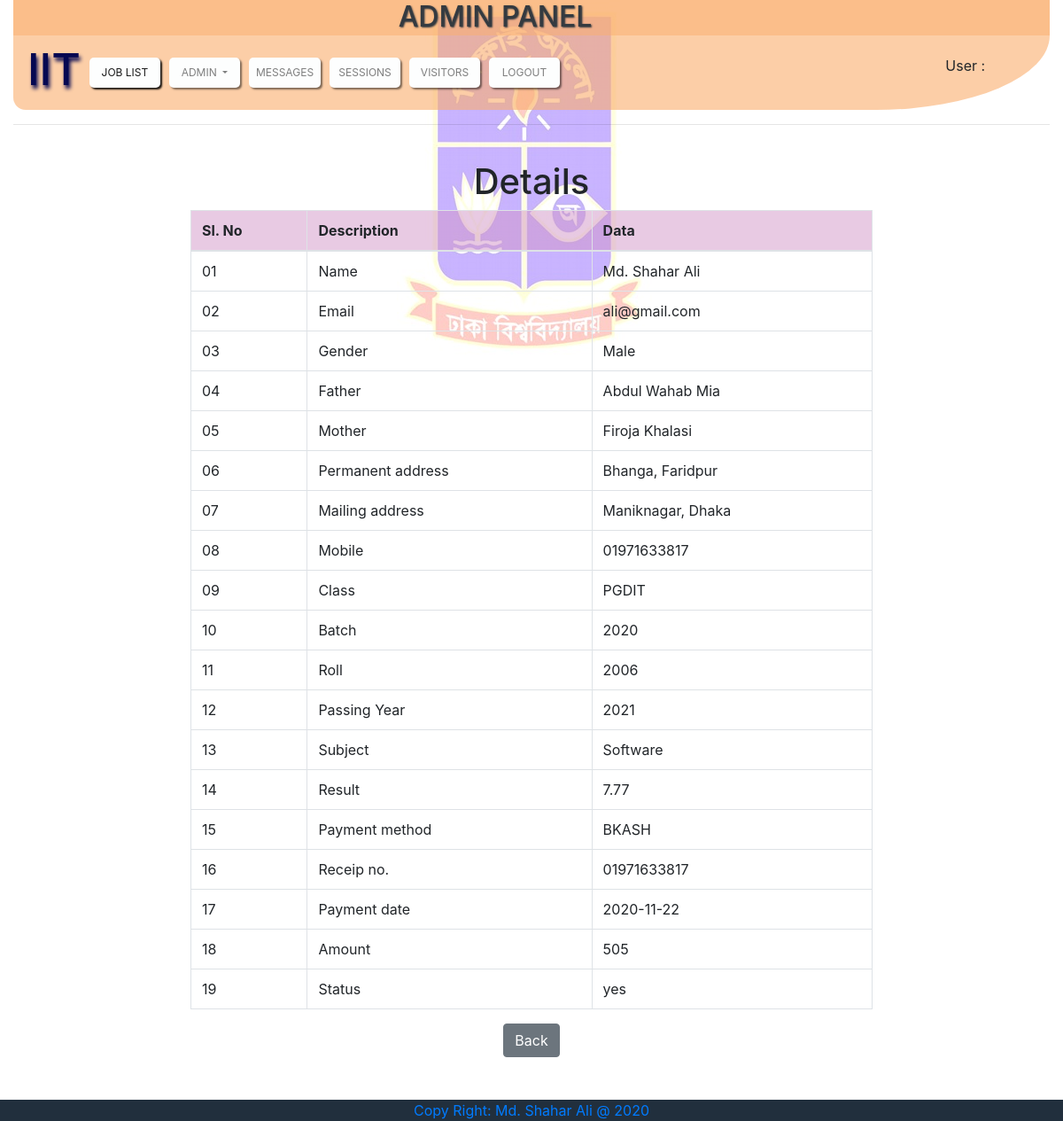
/admin/view_testimonial.php?test_id=1 (signed in), run on the app's committed database.
### tables this page shows
CREATE TABLE `tbl_testimonial` (
  `test_id` int(11) NOT NULL,
  `stu_id` int(11) NOT NULL,
  `class` varchar(100) NOT NULL,
  `batch` int(4) NOT NULL,
  `roll` int(10) NOT NULL,
  `pyear` int(4) NOT NULL,
  `subject` varchar(100) NOT NULL,
  `result` float NOT NULL,
  `payment_method` varchar(100) NOT NULL,
  `receip_no` varchar(100) NOT NULL,
  `payment_date` date NOT NULL,
  `amount` int(11) NOT NULL,
  `status` varchar(10) NOT NULL,
  `testimonial_date` timestamp NOT NULL DEFAULT CURRENT_TIMESTAMP,
  `prepared_by` varchar(100) NOT NULL
);

CREATE TABLE `tbl_student` (
  `stu_id` int(11) NOT NULL,
  `name` varchar(100) NOT NULL,
  `email` varchar(255) NOT NULL,
  `password` varchar(255) NOT NULL,
  `gender` varchar(6) NOT NULL,
  `father` varchar(100) NOT NULL,
  `mother` varchar(100) NOT NULL,
  `paddress` varchar(255) NOT NULL,
  `maddress` varchar(255) NOT NULL,
  `mobile` varchar(11) NOT NULL,
  `date_applicaiton` timestamp NOT NULL DEFAULT CURRENT_TIMESTAMP,
  `position` varchar(10) NOT NULL
);

### lib/Database.php (called while the page is built, shortened)
<?php
Class Database{
	public $host   = "localhost";
	public $user   = "root";
	public $pass   = "";
	public $dbname = "iit_du";
	public $link;
	private function connectDB(){
	$this->link = new mysqli($this->host, $this->user, $this->pass, $this->dbname);
 }
	public function select($query){
		$result = $this->link->query($query) or die($this->link->error.__LINE__);
		if($result->num_rows > 0){
			return $result;
		} else {
			return false;
		}
	}
}

### admin/view_testimonial.php (the view, shortened to what this page needs)
<?php include 'admin_lib/header.php'; ?>
<hr style="color: black">
<br>
<h1 id="change">Details</h1>
<div class="row">
  <div class="col-sm-2"></div>
  <div class="col-sm-8">
<table class="table table-bordered">
  <thead>
      <tr>
      <th scope="col">Sl. No</th>
      <th scope="col">Description</th>
      <th scope="col">Data</th>
      </tr>
  </thead>
   <tbody>
  <?php
if(isset($_GET['test_id'])){
  $test_id = $_GET['test_id'];
$query = "SELECT * FROM tbl_student INNER JOIN tbl_testimonial ON tbl_student.stu_id = tbl_testimonial.stu_id WHERE tbl_testimonial.test_id ='$test_id'";
$data = $db->select($query);
if($data){
  while ($rows = $data->fetch_assoc()) {
   echo '<tr>
      <td scope="col">01</td>
      <td scope="col">Name</td>
      <td>'.$rows['name'].'</td>
    </tr>
    <tr>
      <td scope="col">02</td>
      <td scope="col">Email</td>
      <td>'.$rows['email'].'</td>
    </tr>
    <tr>
      <td scope="col">03</td>
      <td scope="col">Gender</td>
      <td>'.$rows['gender'].'</td>
    </tr>
    <tr>
      <td scope="col">04</td>
      <td scope="col">Father</td>
      <td>'.$rows['father'].'</td>
    </tr>
    <tr>
      <td scope="col">05</td>
      <td scope="col">Mother</td>
      <td>'.$rows['mother'].'</td>
    </tr>
    <tr>
      <td scope="col">06</td>
      <td scope="col">Permanent address</td>
      <td>'.$rows['paddress'].'</td>
    </tr>
    <tr>
      <td scope="col">07</td>
      <td scope="col">Mailing address</td>
      <td>'.$rows['maddress'].'</td>
    </tr>
    <tr>
      <td scope="col">08</td>
      <td scope="col">Mobile </td>
      <td>'.$rows['mobile'].'</td>
    </tr>
    <tr>
      <td scope="col">09</td>
      <td scope="col">Class </td>
      <td>'.$rows['class'].'</td>
    </tr>
    <tr>
      <td scope="col">10</td>
      <td scope="col">Batch </td>
      <td>'.$rows['batch'].'</td>
    </tr>
    <tr>
      <td scope="col">11</td>
      <td scope="col">Roll </td>
      <td>'.$rows['roll'].'</td>
    </tr>
    <tr>
      <td scope="col">12</td>
      <td scope="col">Passing Year </td>
      <td>'.$rows['pyear'].'</td>
    </tr>
    <tr>
      <td scope="col">13</td>
      <td scope="col">Subject </td>
      <td>'.$rows['subject'].'</td>
    </tr>
    <tr>
      <td scope="col">14</td>
      <td scope="col">Result </td>
      <td>'.$rows['result'].'</td>
    </tr>
    <tr>
      <td scope="col">15</td>
      <td scope="col">Payment method </td>
      <td>'.$rows['payment_method'].'</td>
    </tr>
    <tr>
      <td scope="col">16</td>
      <td scope="col">Receip no. </td>
      <td>'.$rows['receip_no'].'</td>
    </tr>
    <tr>
      <td scope="col">17</td>
      <td scope="col">Payment date </td>
      <td>'.$rows['payment_date'].'</td>
    </tr>
    <tr>
      <td scope="col">18</td>
      <td scope="col">Amount </td>
      <td>'.$rows['amount'].'</td>
    </tr>
    <tr>
      <td scope="col">19</td>
      <td scope="col">Status </td>
      <td>'.$rows['status'].'</td>
    </tr>
    </tbody>
</table>
    ';
    if($rows['amount'] !=0 && $rows['status'] !='yes'){
echo '<a href="view_testimonial.php?confirm_stu_id='.$rows['stu_id'].'" class="btn btn-info float-right" onclick="return confirm(\'Are you sure to confirm? \');">Confirm</a>';
}else{ echo '<a class="btn btn-secondary" href="testimonial_list.php">Back</a>';}
    }}}  ?>
</div>
  <div class="col-sm-2"></div>
</div>
<?php include 'admin_lib/footer.php'; ?>

### assets/css/mystyle.css (style rules this page uses)
.table-bordered thead { background: rgb(210, 150, 200, 0.5); vertical-align: middle; }

### admin/admin_lib/header.php (style rules this page uses)
body { background-image: url('../img/du_logo.jpg'); background-repeat: no-repeat; background-position: top; animation: mymove 50s infinite; }

### data on the page
tbl_testimonial: stu.name "Md. Shahar Ali", stu.email "ali@gmail.com", stu.gender "Male", stu.father "Abdul Wahab Mia", stu.mother "Firoja Khalasi", stu.paddress "Bhanga, Faridpur", stu.maddress "Maniknagar, Dhaka", stu.mobile "01971633817", class "PGDIT", batch "2020", roll "2006", pyear "2021", subject "Software", result "7.77", payment_method "BKASH", receip_no "01971633817", payment_date "2020-11-22", amount "505", status "yes", shows "Back"
